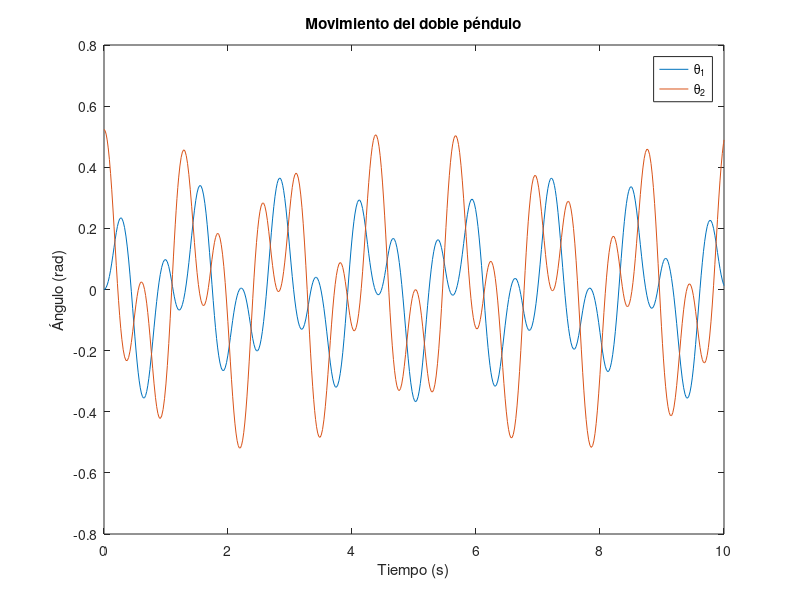

Recreate this plot in MATLAB.
function double_pendulo
    % Parámetros del sistema
    m1 = 0.5; % kg
    m2 = 0.5; % kg
    l1 = 0.3; % m
    l2 = 0.3; % m
    g = 9.81; % m/s^2

    % Condiciones iniciales
    theta1 = 0; % rad
    theta2 = pi/6; % rad
    dtheta1 = 0; % rad/s
    dtheta2 = 0; % rad/s
    y0 = [theta1; dtheta1; theta2; dtheta2];

    % Intervalo de tiempo
    tspan = [0 10]; % segundos

    % Resolver el sistema de ecuaciones diferenciales
    [t, y] = ode45(@(t, y) pendulo_doble(t, y, m1, m2, l1, l2, g), tspan, y0);

    % Graficar los resultados
    figure;
    plot(t, y(:, 1), t, y(:, 3));
    xlabel('Tiempo (s)');
    ylabel('Ángulo (rad)');
    legend('\theta_1', '\theta_2');
    title('Movimiento del doble péndulo');
end

function dydt = pendulo_doble(~, y, m1, m2, l1, l2, g)
    theta1 = y(1);
    dtheta1 = y(2);
    theta2 = y(3);
    dtheta2 = y(4);

    % Ecuaciones del movimiento
    
    delta = theta2 - theta1;
    den1 = (m1 + m2) * l1 - m2 * l1 * cos(delta)^2;
    den2 = (l2 / l1) * den1;

    
    d2theta1 = (m2 * l1 * dtheta1^2 * sin(delta) * cos(delta) + m2 * g * sin(theta2) * cos(delta) + m2 * l2 * dtheta2^2 * sin(delta) - (m1 + m2) * g * sin(theta1)) / den1;
    
    d2theta2 = (-m2 * l2 * dtheta2^2 * sin(delta) * cos(delta) + (m1 + m2) * (g * sin(theta1) * cos(delta) - l1 * dtheta1^2 * sin(delta) - g * sin(theta2))) / den2;

    dydt = [dtheta1; d2theta1; dtheta2; d2theta2];
end
